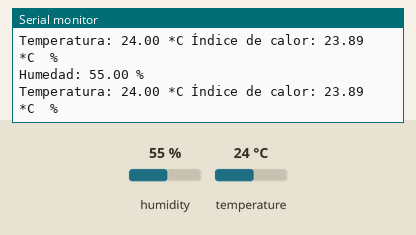
The sketch below on a simulated Arduino Uno, built with avr-gcc and run on an emulated ATmega328P. Parts: the last lines printed to the serial monitor. The test bench sets the inputs (shaded band); at power-on: humidity 55 %, temperature 24 °C.

Above: at 10.8 s.
10.9 s: humidity set to 22 %
At 16.0 s:
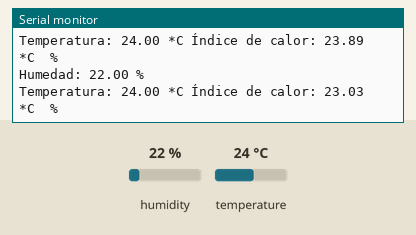
18.4 s: temperature set to 12 °C
At 20.8 s:
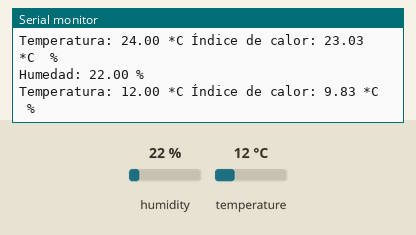
25.9 s: humidity set to 40 %
At 31.6 s:
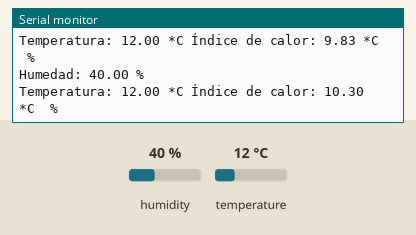
Timing chart, 0 to 33.1 s (numbered marks = the images above; inputs shaded):
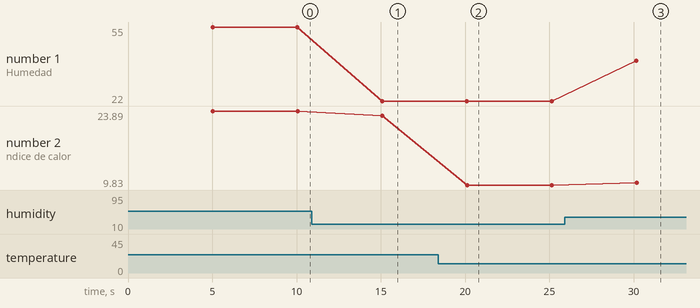

The sketch:

Sensor_Temperatura.ino
```cpp
// Incluimos librería
#include <DHT.h>

// Definimos el pin digital donde se conecta el sensor
#define DHTPIN 2
// Dependiendo del tipo de sensor
#define DHTTYPE DHT11

// Inicializamos el sensor DHT11
DHT dht(DHTPIN, DHTTYPE);

void setup() {
  // Inicializamos comunicación serie
  Serial.begin(9600);

  // Comenzamos el sensor DHT
  dht.begin();

}

void loop() {
    // Esperamos 5 segundos entre medidas
  delay(5000);

  // Leemos la humedad relativa
  float h = dht.readHumidity();
  // Leemos la temperatura en grados centígrados (por defecto)
  float t = dht.readTemperature();

  // Comprobamos si ha habido algún error en la lectura
  if (isnan(h) || isnan(t) ) {
    Serial.println("Error obteniendo los datos del sensor DHT11");
    return;
  }

  // Calcular el índice de calor en grados centígrados
  float hic = dht.computeHeatIndex(t, h, false);

  Serial.print("Humedad: ");
  Serial.print(h);
  Serial.print(" %\n");
  Serial.print("Temperatura: ");
  Serial.print(t);
  Serial.print(" *C ");
  Serial.print("Índice de calor: ");
  Serial.print(hic);
  Serial.print(" *C ");
  Serial.print(" %\n");

}
```

Measured:
- after the input at 10.9 s, the serial monitor: prints a new line after 4.2 s (image 1)
- after the input at 18.4 s, the serial monitor: prints a new line after 1.7 s (image 2)
- after the input at 25.9 s, the serial monitor: prints a new line after 4.3 s (image 3)
- plotted number 1: 55 → 22 after the input at 10.9 s, 22 → 40 after the input at 25.9 s
- plotted number 2: 23.89 → 23.03 after the input at 10.9 s, 23.03 → 9.83 after the input at 18.4 s, 9.83 → 10.3 after the input at 25.9 s
